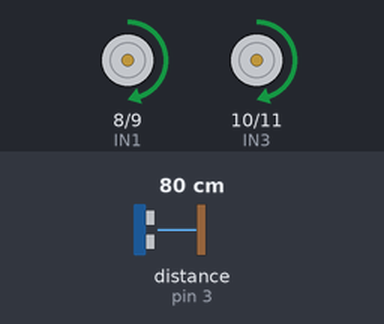
Bench run of a sketch on a simulated Arduino Uno, built with avr-gcc and run on an emulated ATmega328P. On the bench: motor-driver pin pairs drawn as motors (green arrow = first pin HIGH = forward, orange = second pin HIGH = backward, longer = more drive, scaled by the enable pin). Wiring (inferred from the names in the program): ultrasonic range finder: trigger pin 2; echo pin 3. Inputs (shaded band) come from the test bench; at power-on: distance to the obstacle (sensor on pin 3) 80 cm. The echo pulse lasts 58.3 µs per cm.

Above: at 1.2 s.
1.3 s: distance to the obstacle (sensor on pin 3) set to 23 cm
2.8 s: distance to the obstacle (sensor on pin 3) set to 19 cm
At 3.4 s:
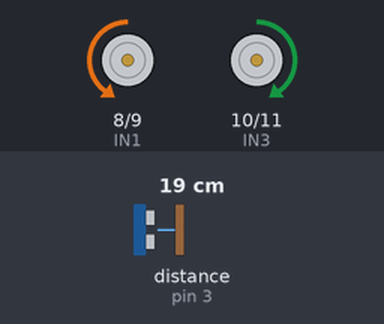
4.3 s: distance to the obstacle (sensor on pin 3) set to 35 cm
At 4.9 s:
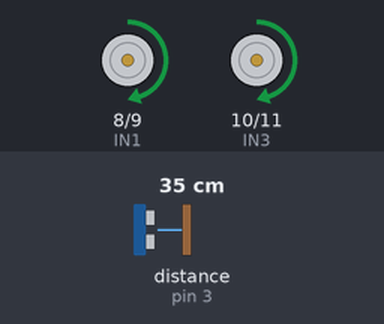
5.8 s: distance to the obstacle (sensor on pin 3) set to 2 cm
At 6.8 s:
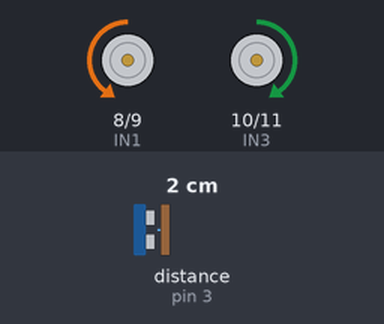
Timing chart, 0 to 8.3 s (numbered marks = the images above; inputs shaded):
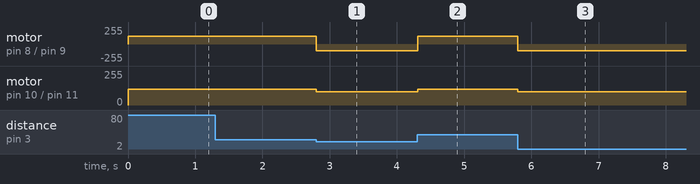

Measured:
- the behaviour switches between 21 and 20 cm on distance to the obstacle (sensor on pin 3) (found by bisection; images 0 and 1)
- after the input at 1.3 s, every drawn part: stays the same
- after the input at 2.8 s, motor on pin 8 (IN1) / pin 9 (IN2): forward 120/255 → backward 100/255 at once; motor on pin 10 (IN3) / pin 11 (IN4): forward 120/255 → forward 100/255 at once
- after the input at 4.3 s, motor on pin 8 (IN1) / pin 9 (IN2): backward 100/255 → forward 120/255 at once; motor on pin 10 (IN3) / pin 11 (IN4): forward 100/255 → forward 120/255 at once
- after the input at 5.8 s, motor on pin 8 (IN1) / pin 9 (IN2): forward 120/255 → backward 100/255 at once; motor on pin 10 (IN3) / pin 11 (IN4): forward 120/255 → forward 100/255 at once

The sketch:

behavior_robot.ino
```cpp
// ==================================================
// High-Level Robot Programming Example
// Behavior-Tree Style Logic on Arduino
// ==================================================

// ===== Motor Pins (L298N) =====
const int ENA = 5;
const int IN1 = 8;
const int IN2 = 9;

const int ENB = 6;
const int IN3 = 10;
const int IN4 = 11;

// ===== Ultrasonic Sensor Pins =====
const int TRIG_PIN = 2;
const int ECHO_PIN = 3;

// ==================================================
// Setup
// ==================================================
void setup() {
  initMotors();
  initUltrasonic();
}

// ==================================================
// Main Loop (High-Level Only)
// ==================================================
void loop() {
  robotBehavior();
}

// ==================================================
// Behavior Layer (Decision Logic)
// ==================================================
void robotBehavior() {
  if (obstacleDetected()) {
    avoidObstacle();
  } else {
    moveForward();
  }
}

// ==================================================
// Condition
// ==================================================
bool obstacleDetected() {
  int distance = readDistanceCM();
  return distance < 20;
}

// ==================================================
// Actions
// ==================================================
void moveForward() {
  setMotorSpeed(120, 120);
}

void avoidObstacle() {
  setMotorSpeed(-100, 100);
  delay(300);
}

// ==================================================
// Hardware Layer
// ==================================================

// ----- Motor Control -----
void initMotors() {
  pinMode(ENA, OUTPUT);
  pinMode(IN1, OUTPUT);
  pinMode(IN2, OUTPUT);

  pinMode(ENB, OUTPUT);
  pinMode(IN3, OUTPUT);
  pinMode(IN4, OUTPUT);
}

void setMotorSpeed(int left, int right) {
  // Left motor
  digitalWrite(IN1, left >= 0 ? HIGH : LOW);
  digitalWrite(IN2, left >= 0 ? LOW : HIGH);
  analogWrite(ENA, abs(left));

  // Right motor
  digitalWrite(IN3, right >= 0 ? HIGH : LOW);
  digitalWrite(IN4, right >= 0 ? LOW : HIGH);
  analogWrite(ENB, abs(right));
}

// ----- Ultrasonic Sensor -----
void initUltrasonic() {
  pinMode(TRIG_PIN, OUTPUT);
  pinMode(ECHO_PIN, INPUT);
}

int readDistanceCM() {
  digitalWrite(TRIG_PIN, LOW);
  delayMicroseconds(2);

  digitalWrite(TRIG_PIN, HIGH);
  delayMicroseconds(10);
  digitalWrite(TRIG_PIN, LOW);

  long duration = pulseIn(ECHO_PIN, HIGH, 30000);
  int distance = duration * 0.034 / 2;

  return distance;
}
```
